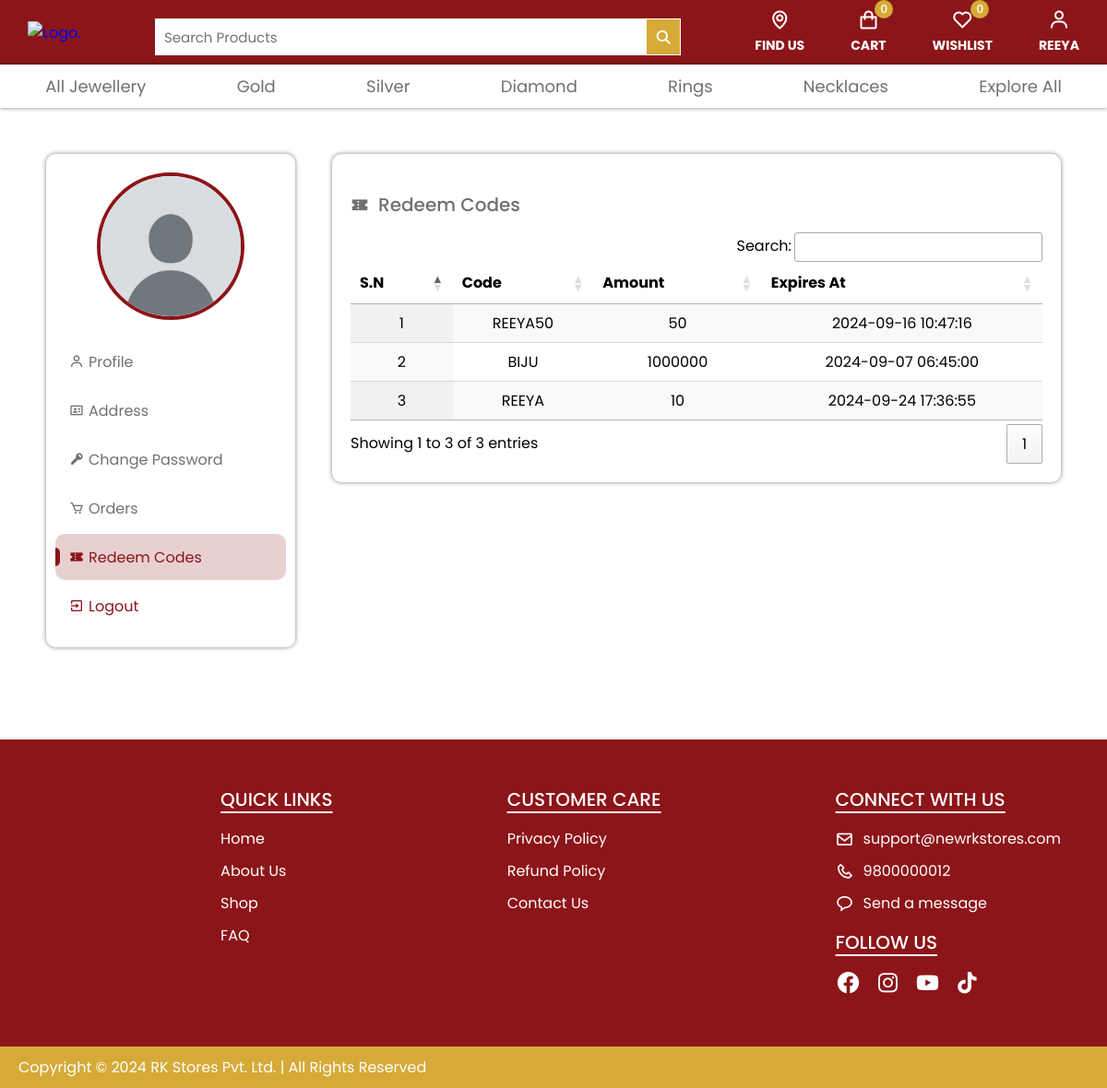
Page /gifts.php (signed in) on the committed database.
### tables this page shows
CREATE TABLE `redeemcode` (
  `code_Id` int(11) NOT NULL,
  `code` varchar(255) NOT NULL,
  `price` decimal(10,0) DEFAULT NULL,
  `visibility` enum('public','private') DEFAULT 'public',
  `created_at` timestamp NOT NULL DEFAULT current_timestamp(),
  `expires_at` timestamp NULL DEFAULT NULL,
  `remaining_Usage` int(11) DEFAULT 0
);

### gifts.php (the view, shortened to what this page needs)
<?php
include_once("./includes/header.php");
include_once("./includes/navbar.php");
include_once("./includes/connect.php");
?>
<div class="account-section">
    <div class="account-menu">
        <div class="profile-pic">
            <div class="profile-image">
                <label for="profilepic" class="label-container">
                    <img src="./users/default.jpg" alt="Profile Image" class="profile-pic" id="profile-img">
                </label>
            </div>
        </div>
        <div class="profile-links">
            <ul>
                <a href="./account.php">
                    <li><i class='bx bx-user'></i><span>Profile</span></li>
                </a>
                <a href="./address.php">
                    <li><i class='bx bx-id-card'></i><span>Address</span></li>
                </a>
                <a href="./change-password.php">
                    <li><i class='bx bxs-key'></i><span>Change Password</span></li>
                </a>
                <a href="./orders.php">
                    <li><i class='bx bx-cart'></i><span>Orders</span></li>
                </a>
                <a href="./gifts.php">
                    <li class="active"><i class='bx bxs-coupon'></i><span>Redeem Codes</span></li>
                </a>
                <a href="./php/logout.php">
                    <li class="logout"><i class='bx bx-exit'></i><span>Logout</span></li>
                </a>
            </ul>
        </div>
    </div>
    <div class="account-content">
        <div class="profile-details">
            <div class="profile-details-heading">
                <i class="bx bxs-coupon"></i>
                <p>Redeem Codes</p>
            </div>
            <?php
            $sql = "SELECT * FROM redeemcode WHERE visibility='public' AND remaining_usage>0";
            $result = mysqli_query($conn, $sql);
            ?>
            <table id="example" class="display responsive nowrap" style="width:100%;text-align:center;">
                <thead>
                    <tr>
                        <th>S.N</th>
                        <th>Code</th>
                        <th>Amount</th>
                        <th>Expires At</th>
                    </tr>
                </thead>
                <tbody>
                    <?php
                    if (mysqli_num_rows($result) > 0) {
                        $i = 1;
                        while ($row = mysqli_fetch_assoc($result)) {
                            echo "<tr>";
                            echo "<td>" . $i . "</td>";
                            echo "<td>" . $row['code'] . "</td>";
                            echo "<td>" . $row['price'] . "</td>";
                            echo "<td>" . $row['expires_at'] . "</td>";
                            echo "</tr>";
                            $i++;
                        }
                    } else {
                        echo "<tr><td colspan='4'>No codes found</td></tr>";
                    }
                    ?>
                </tbody>
            </table>
        </div>
    </div>
</div>
<?php
include_once('./includes/footer-menu.php');
include_once('./includes/footer.php');
?>

### css/style.css (style rules this page uses)
:root { --primary-color: #8c1519; --secondary-color: #d5aa37; --text-color: #000; --white-color: #fff; --input-color: rgba(51, 51, 51, 0.7); --simple-shadow: rgba(0, 0, 0, 0.5); --hr-color: #bbb8b8; --color-danger: #dc3545; --color-success: #28a745; --light-background: #f5f5f5; }
* { margin: 0; padding: 0; box-sizing: border-box; font-family: "Poppins", sans-serif; scroll-behavior: smooth; scrollbar-width: thin; scrollbar-color: #8c1519 #f1f1f1; text-decoration: none; }
.account-section { padding: 50px; display: flex; gap: 40px; }
.account-section .account-menu, .account-section .account-content, .account-section .cards { box-shadow: 0 0 5px var(--simple-shadow); border-radius: 10px; }
.account-section .account-menu { display: flex; flex-direction: column; padding: 20px 10px; flex: 1; gap: 20px; min-width: 250px; }
.account-menu .profile-pic { display: flex; justify-content: center; transition: all 0.1s; }
.account-menu .profile-pic label { cursor: pointer; }
.profile-image { display: inline-block; position: relative; }
.account-menu .profile-pic img { border: 4px solid var(--primary-color); border-radius: 50%; height: 160px; width: 160px; }
.account-menu ul { list-style: none; display: flex; flex-direction: column; gap: 3px; }
.account-menu ul li { height: 50px; display: flex; align-items: center; padding: 0 15px; position: relative; }
.account-menu ul li { display: flex; gap: 5px; align-items: center; color: var(--input-color); }
.account-menu ul li.active { background: #e8d0d1; border-radius: 10px; }
.account-menu ul a li.active { color: var(--primary-color); }
.account-menu ul li.active::after { content: ""; position: absolute; z-index: 1; left: 0; top: 50%; bottom: 0; transform: translateY(-50%); height: 40%; width: 5px; background-color: #8c1519; border-radius: 0 5px 5px 0; }
.account-menu a li.logout { color: var(--primary-color); }
.account-section .account-content { flex: 3; padding: 20px; height: min-content; }
.account-content .profile-details { margin-top: 20px; }
.profile-details-heading { display: flex; align-items: center; gap: 10px; margin-bottom: 15px; color: var(--input-color); font-weight: 500; font-size: 20px; }

### rows in the picture
redeemcode: code "REEYA50", price "50", expires_at "2024-09-16 10:47:16"
redeemcode: code "BIJU", price "1000000", expires_at "2024-09-07 06:45:00"
redeemcode: code "REEYA", price "10", expires_at "2024-09-24 17:36:55"

### other values in the picture
$cart_item_count "0"
$wishlist_item_count "0"
$account "REEYA"
